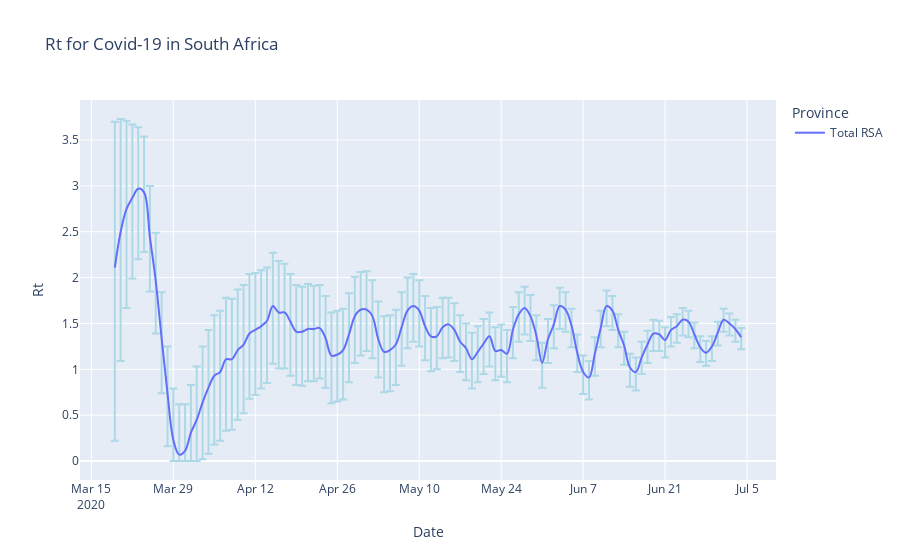

This figure's notebook cell:
### Code cell
fig3 = px.line(state_single, x='Date', y='Rt', color='Province',
              error_y='e_plus', error_y_minus='e_minus',
              title='Rt for Covid-19 in South Africa', line_shape='spline')
fig3.update_traces(hovertemplate=None)
fig3.update_layout(hovermode="x")
fig3['data'][0]['error_y']['color'] = 'lightblue'

fig3.show()
